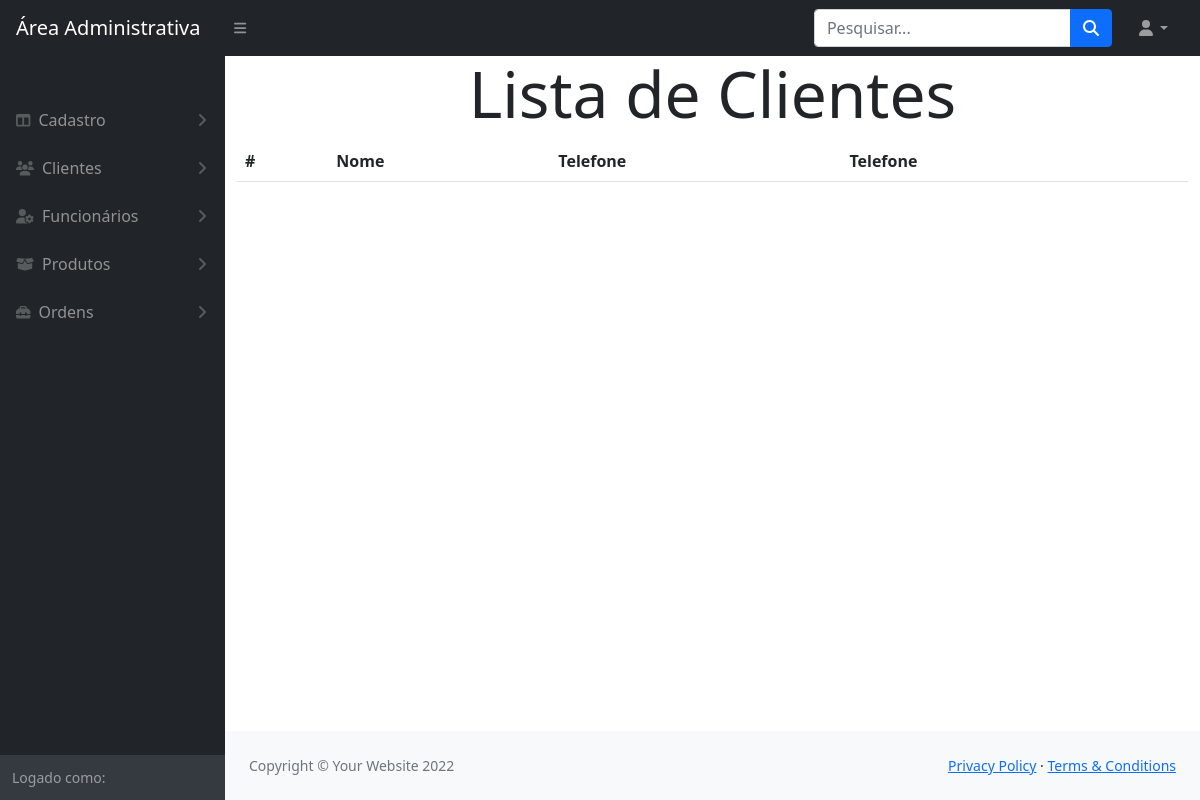
Page /modulos/clientes/index.php on the earlier database version.
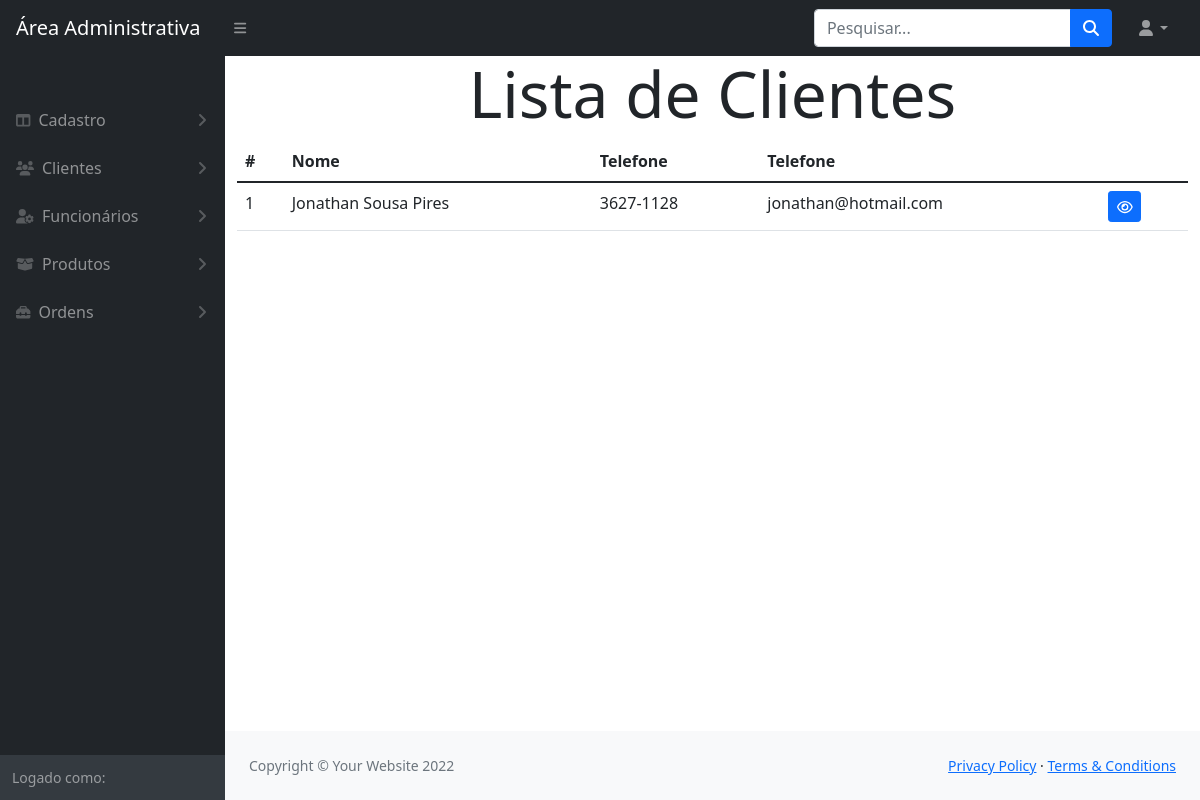
Same page on the later database version.
### tables this page shows
CREATE TABLE `cliente` (
  `IDCLI` int(11) NOT NULL,
  `nomeCLI` varchar(105) NOT NULL,
  `endCLI` varchar(105) NOT NULL,
  `telCLI` varchar(20) NOT NULL,
  `emailCLI` varchar(105) NOT NULL,
  `cpfCLI` varchar(25) NOT NULL
);

### funcoes/conexao.php (called while the page is built, shortened)
<?php
    function retornaDados($sql)
    {
        $pdo = $GLOBALS['conexaoBanco'];
        $resultado = $pdo->query($sql);
        return $resultado->fetchAll();
    }
?>

### modulos/clientes/index.php (the view, shortened to what this page needs)
<?php
    $sql = "SELECT * FROM cliente";
    $clientes = retornaDados($sql);
?>
<!DOCTYPE html>
<html lang="en">
    <?php include_once path('template/head.php') ?>
    <body class="sb-nav-fixed">
        <?php include_once path('template/navbar.php') ?>
        <div id="layoutSidenav">
            <?php include_once path('template/sidebar.php') ?>
            <div id="layoutSidenav_content">
                <main class="container">
                    <h1 class="text-center display-3">Lista de Clientes</h1>
                    <table class="table">
                        <thead>
                            <tr>
                                <th>#</th>
                                <th>Nome</th>
                                <th>Telefone</th>
                                <th>Telefone</th>
                                <th></th>
                            </tr>
                        </thead>
                        <tbody>
                            <?php foreach($clientes as $cliente){ ?>
                                <tr>
                                    <td><?= $cliente['IDCLI'] ?></td>
                                    <td><?= $cliente['nomeCLI'] ?></td>
                                    <td><?= $cliente['telCLI'] ?></td>
                                    <td><?= $cliente['emailCLI'] ?></td>
                                    <td>
                                        <a class="btn btn-primary btn-sm" href="visualizar.php?id=<?= $cliente['IDCLI'] ?>"><i class="fa-regular fa-eye"></i></a>
                                    </td>
                                </tr>
                            <?php } ?>
                        </tbody>
                    </table>
                </main>
                <?php include_once path('template/footer.php') ?>
            </div>
        </div>
    </body>
</html>

Differences in the rows shown:
added cliente: IDCLI "1", nomeCLI "Jonathan Sousa Pires", telCLI "3627-1128", emailCLI "jonathan@hotmail.com"
